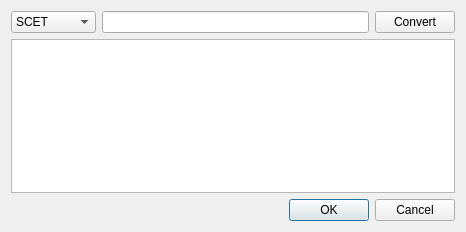
<?xml version="1.0" encoding="UTF-8"?>
<ui version="4.0">
 <class>Dialog</class>
 <widget class="QDialog" name="Dialog">
  <property name="geometry">
   <rect>
    <x>0</x>
    <y>0</y>
    <width>466</width>
    <height>232</height>
   </rect>
  </property>
  <property name="windowTitle">
   <string>Dialog</string>
  </property>
  <layout class="QVBoxLayout" name="verticalLayout">
   <item>
    <layout class="QGridLayout" name="gridLayout">
     <item row="0" column="0">
      <widget class="QComboBox" name="comboBox">
       <item>
        <property name="text">
         <string>SCET</string>
        </property>
       </item>
       <item>
        <property name="text">
         <string>UTC</string>
        </property>
       </item>
       <item>
        <property name="text">
         <string>Unix Time</string>
        </property>
       </item>
      </widget>
     </item>
     <item row="0" column="1">
      <widget class="QLineEdit" name="lineEdit"/>
     </item>
     <item row="0" column="2">
      <widget class="QPushButton" name="pushButton">
       <property name="text">
        <string>Convert</string>
       </property>
      </widget>
     </item>
     <item row="1" column="0" colspan="3">
      <widget class="QTextEdit" name="textEdit"/>
     </item>
     <item row="2" column="1" colspan="2">
      <widget class="QDialogButtonBox" name="buttonBox">
       <property name="orientation">
        <enum>Qt::Horizontal</enum>
       </property>
       <property name="standardButtons">
        <set>QDialogButtonBox::Cancel|QDialogButtonBox::Ok</set>
       </property>
      </widget>
     </item>
    </layout>
   </item>
  </layout>
 </widget>
 <resources/>
 <connections>
  <connection>
   <sender>buttonBox</sender>
   <signal>accepted()</signal>
   <receiver>Dialog</receiver>
   <slot>accept()</slot>
   <hints>
    <hint type="sourcelabel">
     <x>248</x>
     <y>254</y>
    </hint>
    <hint type="destinationlabel">
     <x>157</x>
     <y>274</y>
    </hint>
   </hints>
  </connection>
  <connection>
   <sender>buttonBox</sender>
   <signal>rejected()</signal>
   <receiver>Dialog</receiver>
   <slot>reject()</slot>
   <hints>
    <hint type="sourcelabel">
     <x>316</x>
     <y>260</y>
    </hint>
    <hint type="destinationlabel">
     <x>286</x>
     <y>274</y>
    </hint>
   </hints>
  </connection>
 </connections>
</ui>
